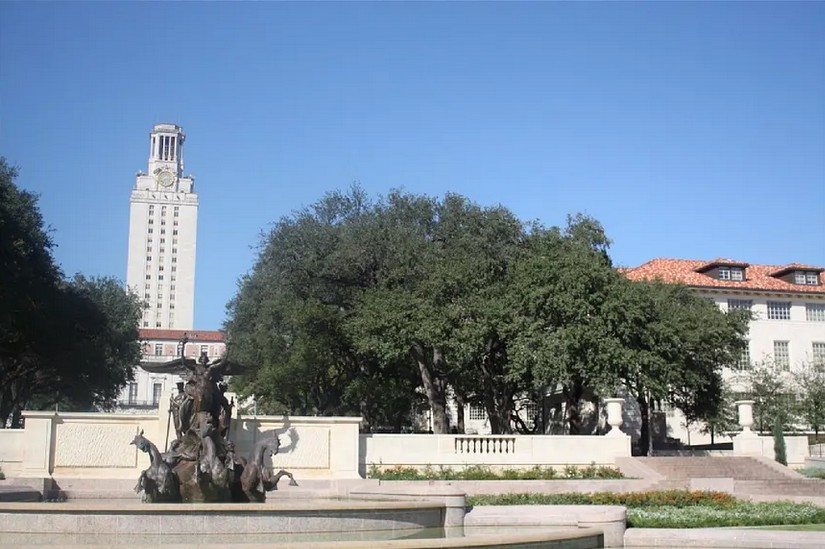
#> input picture images/left.jpg, 825 x 549 px
$ python -i postprocess.py   (imports and definitions only)
#> lines starting #> are read from the running program, lines starting #| are printed output that depends on the picture; after the words box and inside, x2 and y2 are one past the last pixel; in counts of white or black regions, pixels touching at a corner belong together
#> further down, picture is the input picture: shape (549, 825, 3); mean B, G, R 158.1, 138.8, 120.4
import cv2
import numpy as np

def crop_black_borders(image):
    """
    Automatically crop black borders from stitched panorama.
    """
    gray = cv2.cvtColor(image, cv2.COLOR_BGR2GRAY)
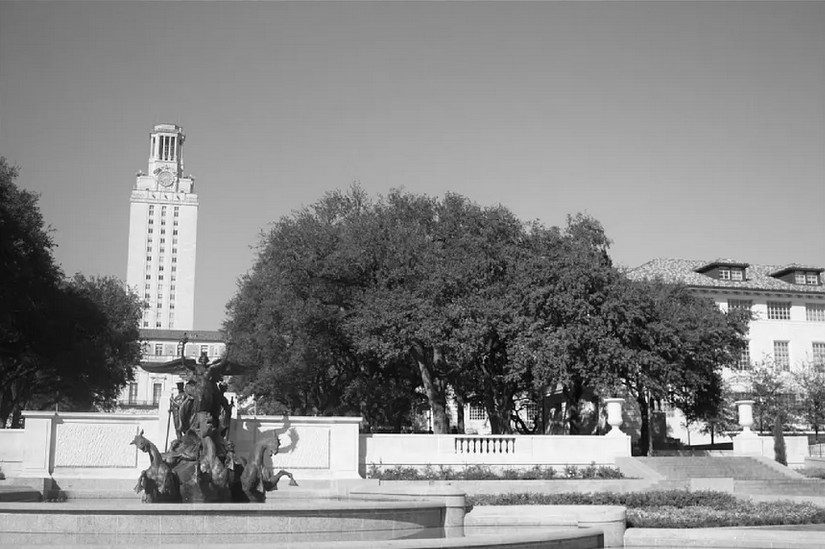
#> gray: shape (549, 825); min 0, max 255, mean 135.5

    # Threshold to separate black vs non-black
    _, thresh = cv2.threshold(gray, 1, 255, cv2.THRESH_BINARY)
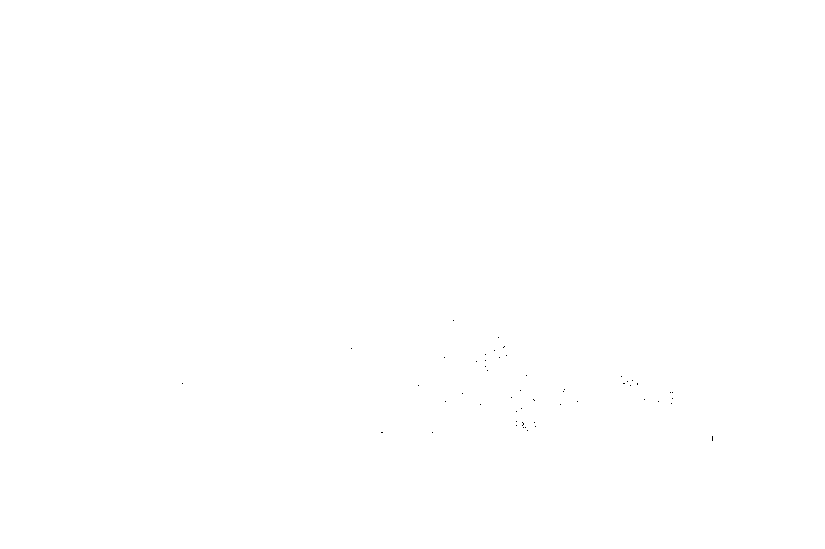
#> thresh: shape (549, 825); 100% white; black in thin lines or dots, all inside (x1, y1, x2, y2) = (182, 320, 713, 441)

    # Find contours
    contours, _ = cv2.findContours(thresh, cv2.RETR_EXTERNAL, cv2.CHAIN_APPROX_SIMPLE)
#> contours = [[[0, 0], [0, 548], [824, 548], [824, 0]]]

    if not contours:
        return image

    # Largest contour = actual panorama
    largest = max(contours, key=cv2.contourArea)
#> largest = [[0, 0], [0, 548], [824, 548], [824, 0]]

    x, y, w, h = cv2.boundingRect(largest)
#> x = 0; y = 0; w = 825; h = 549

    cropped = image[y:y+h, x:x+w]

    return cropped

def sharpen_image(image):
    kernel = np.array([
        [0, -1, 0],
        [-1, 5,-1],
        [0, -1, 0]
    ])
    return cv2.filter2D(image, -1, kernel)

>>> import cv2
>>> picture = cv2.imread('../images/left.jpg')
>>> result = crop_black_borders(picture)

$ run again, on images/right.jpg
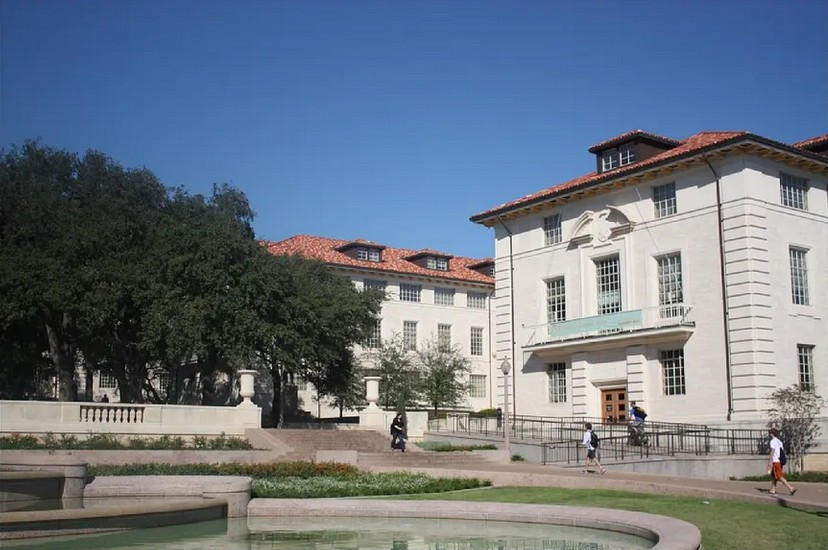
#> input picture images/right.jpg, 828 x 550 px
#> picture is the input picture: shape (550, 828, 3); mean B, G, R 130.9, 117.7, 106.7
#> in crop_black_borders, `gray = cv2.cvtColor(image, cv2.COLOR_BGR2GRAY)`:
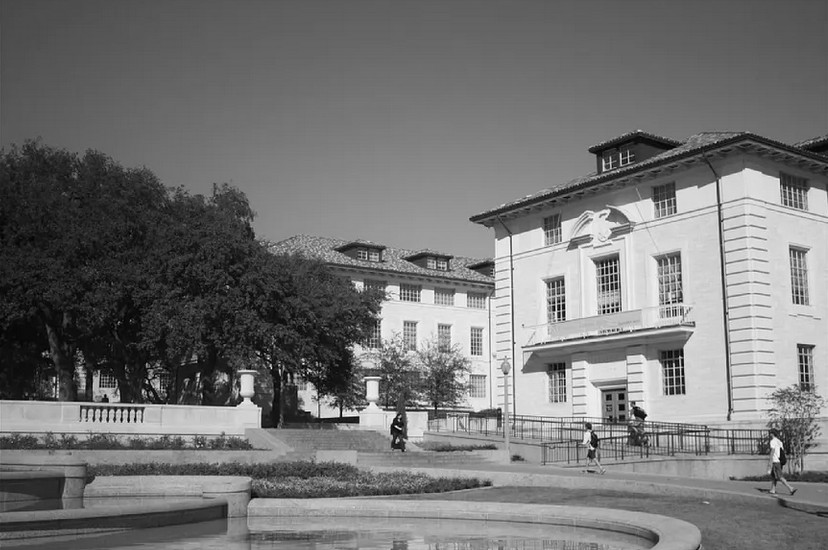
#> gray: shape (550, 828); min 0, max 255, mean 115.9
#> thresh: shape (550, 828); 100% white; black in thin lines or dots, all inside (x1, y1, x2, y2) = (0, 233, 679, 498)
#> contours = 1 item
#> largest = [[0, 0], [0, 325], [1, 326], [0, 327], [0, 549], [827, 549], [827, 0]]
#> x = 0; w = 828; h = 550

$ run again, on images/img2.png
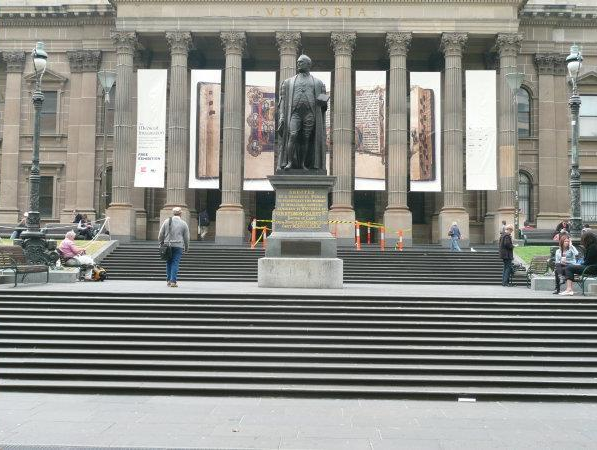
#> input picture images/img2.png, 597 x 450 px
#> picture is the input picture: shape (450, 597, 3); mean B, G, R 135.2, 141.2, 141.2
#> in crop_black_borders, `gray = cv2.cvtColor(image, cv2.COLOR_BGR2GRAY)`:
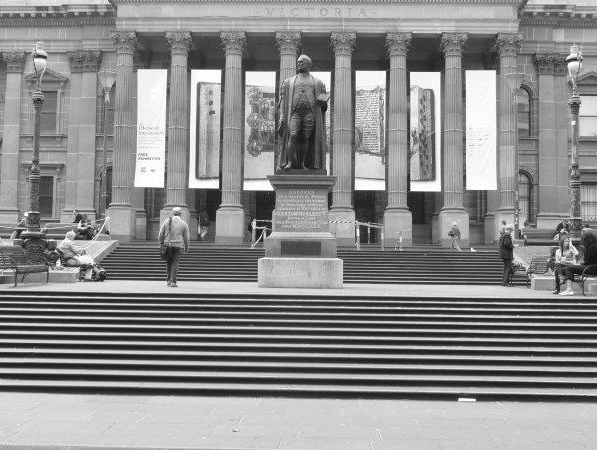
#> gray: shape (450, 597); min 4, max 255, mean 140.5
#> thresh: shape (450, 597); every value is 255
#> contours = [[[0, 0], [0, 449], [596, 449], [596, 0]]]
#> largest = [[0, 0], [0, 449], [596, 449], [596, 0]]
#> x = 0; w = 597; h = 450
